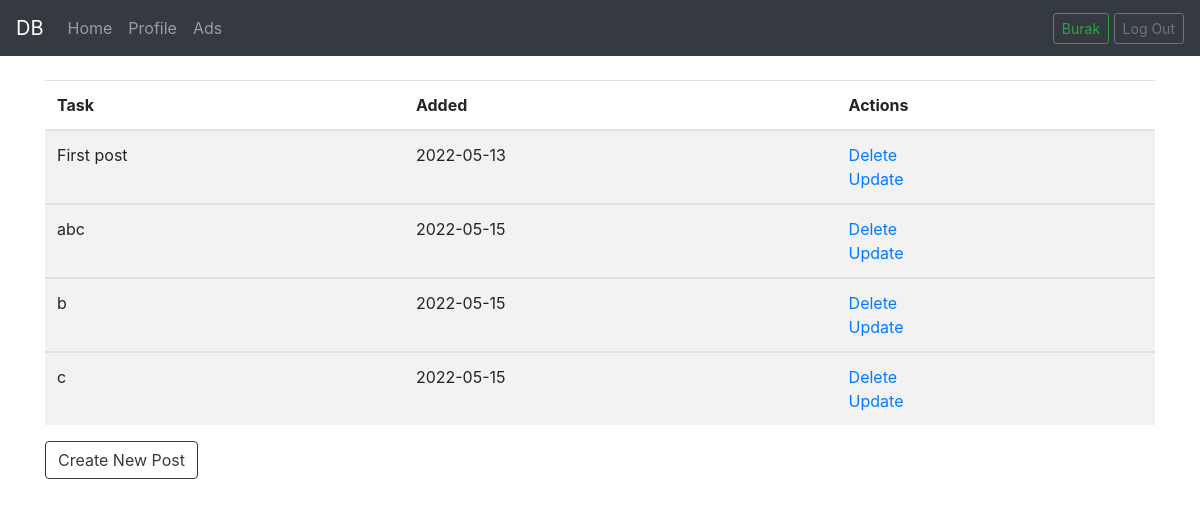
The app's page /profile (signed in), older data.
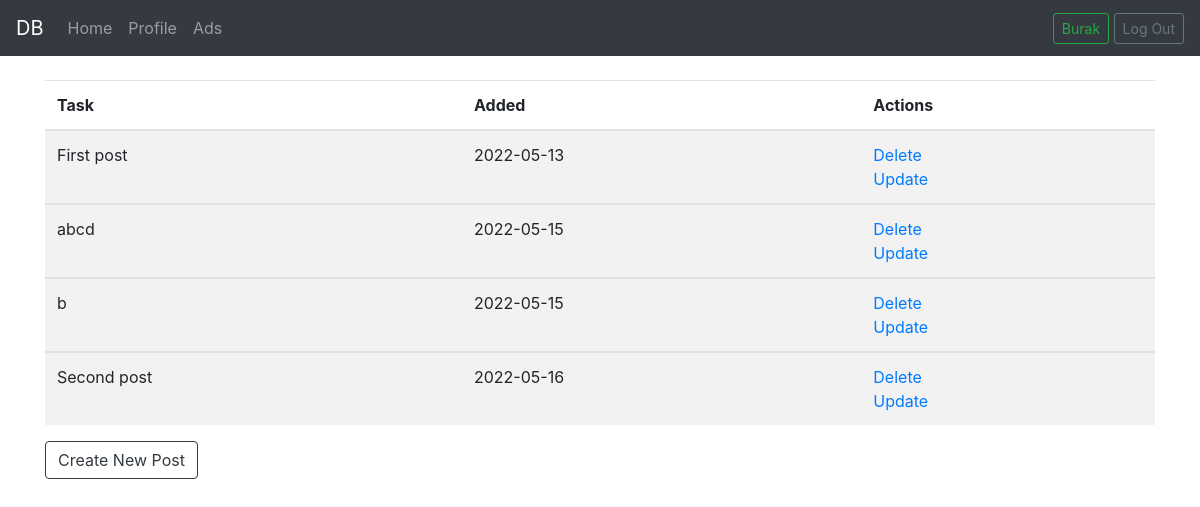
The same page, newer data.
### app.py (models this page shows, shortened)
class Post(db.Model):
    id = db.Column(db.Integer, primary_key=True)
    content = db.Column(db.String(400), nullable=False)
    date_created = db.Column(db.DateTime, default=datetime.utcnow)
    user_id = db.Column(db.Integer, db.ForeignKey('user.id'))

### app.py (the view)
@app.route('/profile', methods=['GET', 'POST'])
def profile():
    if request.method == 'POST':
        content = request.form['content']
        if len(content) < 1:
            flash("Task too short!", category='error')
        else:
            new_post = Post(
                content=content,
                user_id=current_user.id)
            db.session.add(new_post)
            db.session.commit()
            flash("Task created successfully", category='success')
            return redirect('ads')
        return redirect(url_for('profile'))
    else:
        return render_template(
            'profile.html',
            user=current_user)

### app.py (called while the page is built)
@login_manager.user_loader
def load_user(user_id):
    return User.query.get(int(user_id))

### templates/profile.html (shortened to what this page needs)
{% extends 'base.html' %}
{% block body %}
    {% if current_user.is_authenticated %}
    <br>
    <div class="container">
        <table class="table table-striped">
            <thead>
                <tr>
                    <th scope="col">Task</th>
                    <th scope="col">Added</th>
                    <th scope="col">Actions</th>
                </tr>
            </thead>
            {% for post in user.posts %}
                <tbody>
                    <tr>
                        <td scope="row">{{ post.content }}</td>
                        <td scope="row">{{ post.date_created.date() }}</td>
                        <td scope="row">
                            <a href="/delete/{{post.id}}">Delete</a><br>
                            <a href="/update/{{post.id}}">Update</a>
                        </td>
                    </tr>
                </tbody>
            {% endfor %}
        </table>
        <button
        class="btn btn-outline-dark"
        type="button" onclick="document.getElementById('create-post').style.display = ''"
        >
        Create New Post
    </button>
    </div><br><br>
    {% endif %}
{% endblock %}

Row changes from the older to the newer data that the page shows:
removed Post: content "c", date_created "2022-05-15"
changed Post: content "abc" → "abcd"
added Post: content "Second post", date_created "2022-05-16"
